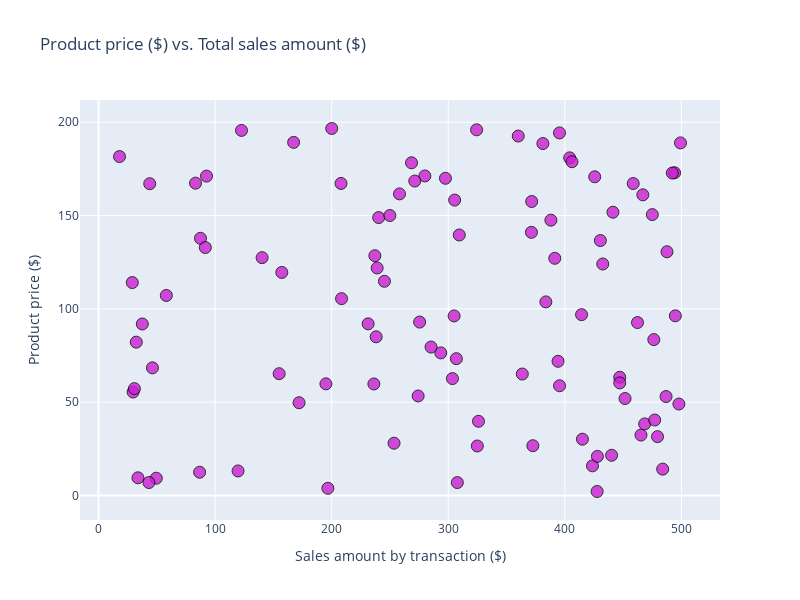

Notebook code cell kept with this figure:
### Code cell
fig = go.Figure()

# Add the scatter trace
fig.add_trace(go.Scatter( 
    x= accepted_transactions['amount'],
    y= dict_transactions['products']['price'],
    mode='markers', 
    marker=dict(
        size=12, # Size
        color='#cb1dd1', # Color
        opacity=0.8, # Point transparency 
        line=dict(width=1, color='black') # Properties of the edges
    ),
))

# Customize the layout
fig.update_layout(
    title='Product price ($) vs. Total sales amount ($)', # Title
    xaxis_title='Sales amount by transaction ($)', # x-axis name
    yaxis_title='Product price ($)', # y-axis name
    width=800,  # Set the width of the figure to 800 pixels
    height=600,  # Set the height of the figure to 600 pixels
)

### Figure 1 — Plotly figure (JSON) as saved in the notebook; plotly's stock layout.template omitted (floating-point values rounded to 4 significant figures; data arrays with more than 128 entries replaced by an {"elided": "..."} marker saying what was removed)
{"data": [{"marker": {"color": "#cb1dd1", "line": {"color": "black", "width": 1}, "opacity": 0.8, "size": 12}, "mode": "markers", "type": "scatter", "x": {"elided": "500 float values"}, "y": [161.1, 9.24, 171.1, 71.89, 171.2, 136.6, 63.33, 32.37, 76.4, 119.5, 49.7, 181.6, 139.6, 147.5, 194.3, 180.9, 91.89, 148.9, 60.33, 91.96, 96.9, 150.0, 170.0, 48.99, 157.5, 53.01, 172.9, 127.4, 167.2, 79.53, 85.02, 178.3, 127.1, 128.5, 107.2, 96.22, 26.66, 55.43, 196.7, 73.31, 141.0, 83.51, 59.8, 105.5, 92.65, 58.78, 82.15, 21.53, 53.31, 124.0, 30.14, 31.52, 137.8, 13.14, 3.83, 167.1, 170.8, 130.6, 114.8, 68.38, 28.01, 188.9, 188.6, 195.6, 121.9, 2.12, 195.9, 167.4, 57.25, 6.93, 103.7, 161.6, 114.1, 158.3, 9.46, 65.07, 150.5, 178.8, 132.9, 14.1, 15.87, 12.45, 26.51, 92.91, 62.62, 189.2, 96.26, 167.2, 172.8, 39.73, 59.76, 168.5, 192.6, 51.94, 6.9, 20.92, 65.25, 38.33, 151.8, 40.43]}], "layout": {"height": 600, "title": {"text": "Product price ($) vs. Total sales amount ($)"}, "width": 800, "xaxis": {"title": {"text": "Sales amount by transaction ($)"}}, "yaxis": {"title": {"text": "Product price ($)"}}}}
